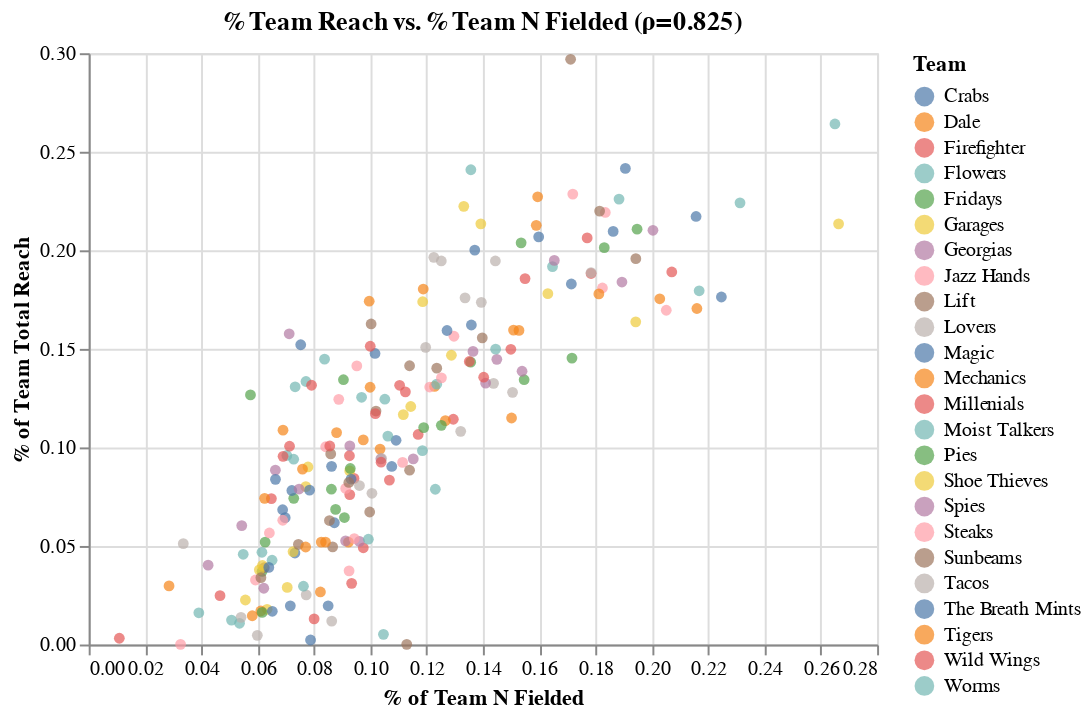

The cell this chart's notebook holds for it:
### Code cell
corr = fielded_with_attributes.corr(numeric_only=True)["% of Team Total Reach"][
    "% of Team N Fielded"
]

chart_standard = (
    alt.Chart(
        fielded_with_attributes,
        title=f"% Team Reach vs. % Team N Fielded (ρ={corr:.3f})",
    )
    .mark_circle()
    .encode(
        x=r"% of Team N Fielded",
        y=r"% of Team Total Reach",
        tooltip=["Name", r"% of Team N Fielded", r"% of Team Total Reach", "Team"],
        color="Team",
    )
).add_selection(selection)

chart_standard

### Figure 1 — Vega-Lite specification as saved in the notebook (floating-point values rounded to 4 significant figures; data arrays with more than 128 entries replaced by an {"elided": "..."} marker saying what was removed)
{"config": {"view": {"continuousWidth": 400, "continuousHeight": 300}}, "data": {"name": "data-bda7695d522b9f19f92a545c35012671"}, "mark": "circle", "encoding": {"color": {"field": "Team", "type": "nominal"}, "tooltip": [{"field": "Name", "type": "nominal"}, {"field": "% of Team N Fielded", "type": "quantitative"}, {"field": "% of Team Total Reach", "type": "quantitative"}, {"field": "Team", "type": "nominal"}], "x": {"field": "% of Team N Fielded", "type": "quantitative"}, "y": {"field": "% of Team Total Reach", "type": "quantitative"}}, "selection": {"selector001": {"type": "multi", "fields": ["Team"], "bind": "legend"}}, "title": "% Team Reach vs. % Team N Fielded (ρ=0.825)", "$schema": "https://vega.github.io/schema/vega-lite/v4.17.0.json", "datasets": {"data-bda7695d522b9f19f92a545c35012671": {"elided": "217 records"}}}
